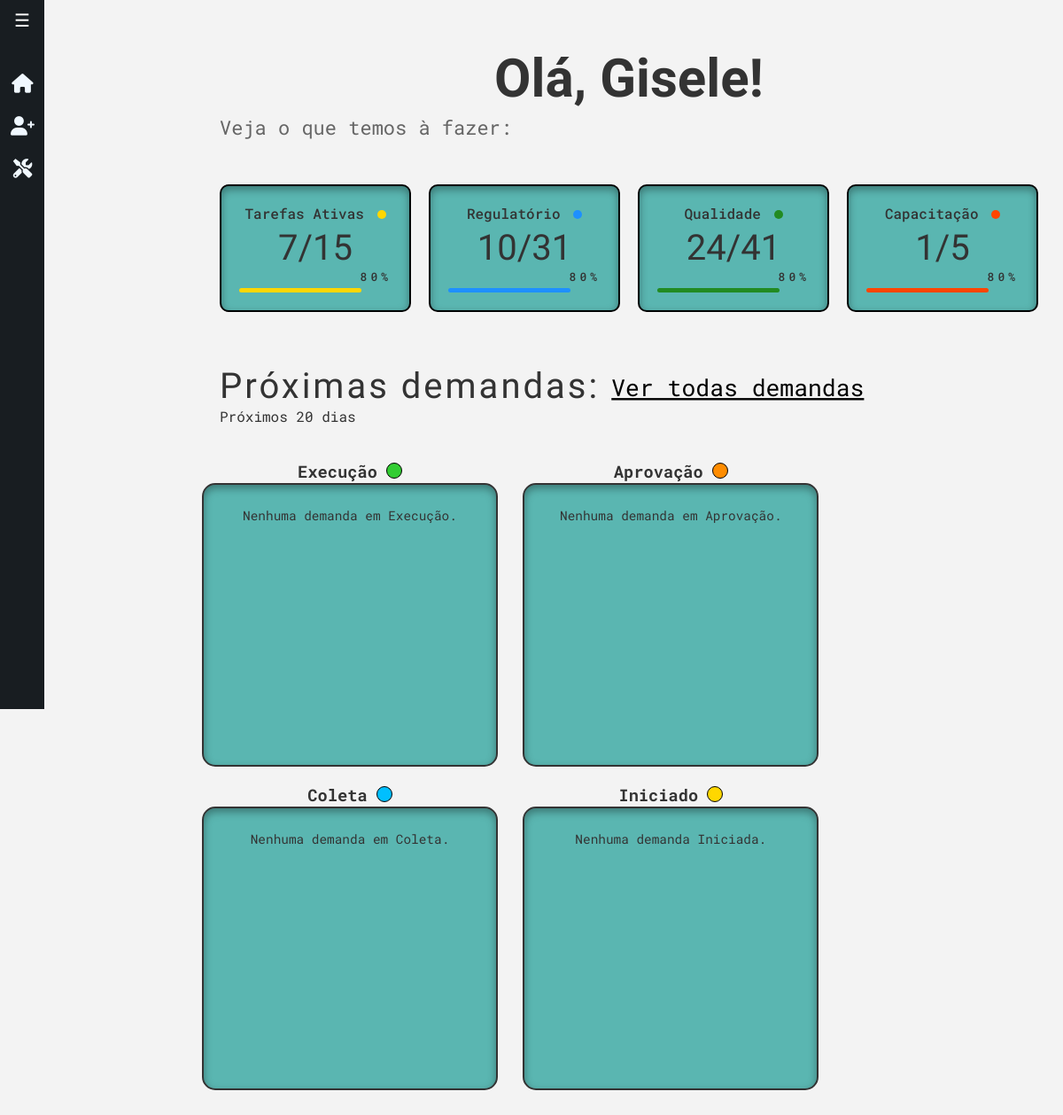
Page /ambielle/ on the earlier database version.
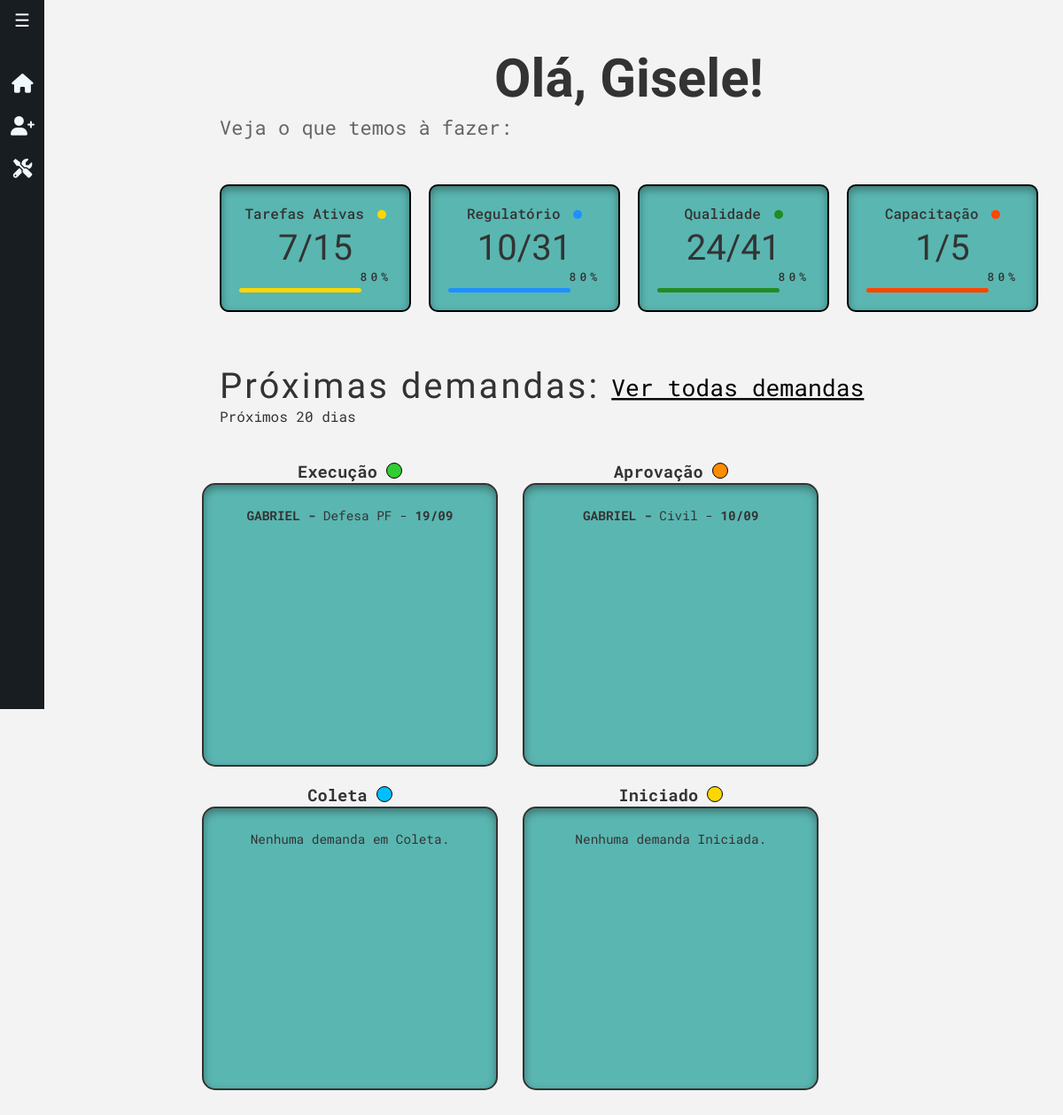
Same page on the later database version.
### workflow/models.py (models this page shows, shortened)
class Tarefa(models.Model):
    STATUS_CHOICES = [
        ('Iniciado', 'Iniciado'),
        ('Coleta De Informações', 'Coleta de Informações'),
        ('Execucao', 'Execução'),
        ('Aprovação Cliente', 'Aprovação Cliente'),
        ('Concluído', 'Concluído'),
        ('Encerrado', 'Encerrado'),
    ]
    TIPO_SERVICO_CHOICES = [
        ('Anvisa', 'Anvisa'),
        ('Civil', 'Civil'),
        ('Defesa PF', 'Defesa PF'),
        ('Exército', 'Exército'),
        ('Gestão de Processos', 'Gestão de Processos'),
        ('Ibama', 'Ibama'),
        ('ISO 9001', 'ISO 9001'),
        ('IAT', 'IAT'),
        ('Liderança', 'Liderança'),
        ('Mapa Da PF', 'Mapa Da PF'),
        ('Polícia Federal', 'Polícia Federal'),
        ('PRODIR', 'PRODIR'),
        ('RDC Anvisa', 'RDC Anvisa'),
        ('Recursos Humanos', 'Recursos Humanos'),
        ('Regulatório', 'Regulatório'),
        ('SASSMAQ', 'SASSMAQ'),
        ('SINIR', 'SINIR'),
        ('Treinamento (E-book)', 'Treinamento (E-book)'),
        ('Treinamento (On-line)', 'Treinamento (On-line)'),
        ('Treinamento (Presencial)', 'Treinamento (Presencial)'),
    ]
    tipo_servico = models.CharField(max_length=50, choices=TIPO_SERVICO_CHOICES, default='ANVISA')
    cliente = models.ForeignKey(Cliente, on_delete=models.CASCADE)
    status = models.CharField(max_length=50, choices=STATUS_CHOICES, default='iniciado')
    data_inicio = models.DateField(default=timezone.now)
    prazo_final = models.DateField(null=True, blank=True)
    observacoes = models.TextField(blank=True, null=True)

class Cliente(models.Model):
    nome = models.CharField(max_length=255)
    endereco = models.CharField(max_length=255)
    razao_social = models.CharField(max_length=255, blank=True, null=True)
    telefone = models.CharField(max_length=15)
    email = models.EmailField()
    contato_principal = models.CharField(max_length=255)
    contato_secundario = models.CharField(max_length=255, blank=True, null=True)
    proposta_link = models.URLField(blank=True, null=True)
    def __str__(self):
        return f"{self.nome}"

### workflow/views/getPage.py (the view)
# urls.py: path('ambielle/', views.index, name='index'),
def index(request):
    title = 'Home'
    hoje = timezone.now().date()
    data_limite = hoje + timedelta(days=20)
    demandas_execucao = Tarefa.objects.filter(status='Execucao', prazo_final__lte=data_limite).order_by('prazo_final')
    demandas_aprovacao = Tarefa.objects.filter(status='Aprovação Cliente', prazo_final__lte=data_limite).order_by('prazo_final')
    demandas_coleta = Tarefa.objects.filter(status='Coleta de Informações', prazo_final__lte=data_limite).order_by('prazo_final')
    demandas_iniciado = Tarefa.objects.filter(status='Iniciado', prazo_final__lte=data_limite).order_by('prazo_final')
    context ={
        'title': title,
        'demandas_execucao': demandas_execucao,
        'demandas_aprovacao': demandas_aprovacao,
        'demandas_coleta': demandas_coleta,
        'demandas_iniciado': demandas_iniciado,
    }
    return render(
        request,
        'workflow/home.html',
        context,
    )

### workflow/templates/workflow/home.html
{% extends 'global/base.html' %}
{% block content %}
  <div class="saudacao">
    <h1>Olá, <strong>Gisele!</strong></h1>
    <span>Veja o que temos à fazer:</span>
  </div>
<div class="container">
  <div class="card">
    <h2>Tarefas Ativas <span class="dot yellow"></span></h2>
    <div class="progress-info">
      <span class="numberof">7/15</span>
      <span class="percent">80%</span>
    </div>
    <div class="progress-bar yellow"></div>
  </div>
  <div class="card">
    <h2>Regulatório <span class="dot blue"></span></h2>
    <div class="progress-info">
      <span class="numberof">10/31</span>
      <span class="percent">80%</span>
    </div>
    <div class="progress-bar blue"></div>
  </div>
  <div class="card">
    <h2>Qualidade <span class="dot green"></span></h2>
    <div class="progress-info">
      <span class="numberof">24/41</span>
      <span class="percent">80%</span>
    </div>
    <div class="progress-bar green"></div>
  </div>
  <div class="card">
    <h2>Capacitação <span class="dot red"></span></h2>
    <div class="progress-info">
      <span class="numberof">1/5</span>
      <span class="percent">80%</span>
    </div>
    <div class="progress-bar red"></div>
  </div>
</div>
<div class="demand-container">
  <div class="prox-demanda">
    <div class="principal">
      <h2>Próximas demandas:</h2>
      <p>Próximos 20 dias</p>
    </div>
    <a href="#">Ver todas demandas</a>
  </div>
  <div class="demand-cards-wrapper">
    <div class="demand-cards-status">
      <div class="status">
        <h3>Execução <svg xmlns="http://www.w3.org/2000/svg" width="18" height="18" viewBox="0 0 18 18" fill="none">
            <circle cx="9" cy="9" r="8.5" fill="#32CD32" stroke="black" />
          </svg>
        </h3>
      </div>
      <div class="demand-card">
        {% for demanda in demandas_execucao %}
        <p><strong>{{ demanda.cliente|upper }} - </strong>{{ demanda.tipo_servico }}  -
          <strong>{{ demanda.prazo_final|date:"d/m" }}</strong></p>
        {% empty %}
        <p>Nenhuma demanda em Execução.</p>
        {% endfor %}
      </div>
    </div>
    <div class="demand-cards-status">
      <div class="status">
        <h3>Aprovação <svg xmlns="http://www.w3.org/2000/svg" width="18" height="19" viewBox="0 0 18 19" fill="none">
            <circle cx="9" cy="9.04138" r="8.5" fill="#FF8C00" stroke="black" />
          </svg></h3>
      </div>
      <div class="demand-card">
        {% for demanda in demandas_aprovacao %}
        <p><strong>{{ demanda.cliente|upper }} - </strong>{{ demanda.tipo_servico }} -
          <strong>{{ demanda.prazo_final|date:"d/m" }}</strong></p>
        {% empty %}
        <p>Nenhuma demanda em Aprovação.</p>
        {% endfor %}
      </div>
    </div>
    <div class="demand-cards-status">
      <div class="status">
        <h3>Coleta <svg xmlns="http://www.w3.org/2000/svg" width="18" height="18" viewBox="0 0 18 18" fill="none">
            <circle cx="9" cy="9" r="8.5" fill="#00BFFF" stroke="black" />
          </svg>
        </h3>
      </div>
      <div class="demand-card">
        {% for demanda in demandas_coleta %}
        <p><strong>{{ demanda.cliente|upper }} - </strong>{{ demanda.tipo_servico }} -
          <strong>{{ demanda.prazo_final|date:"d/m" }}</strong></p>
        {% empty %}
        <p>Nenhuma demanda em Coleta.</p>
        {% endfor %}
      </div>
    </div>
      <div class="demand-cards-status">
        <div class="status">
            <h3>Iniciado <svg xmlns="http://www.w3.org/2000/svg" width="18" height="18" viewBox="0 0 18 18" fill="none">
                    <circle cx="9" cy="9" r="8.5" fill="#FFD700" stroke="black"/>
                </svg></h3>
        </div>
        <div class="demand-card">
            {% for demanda in demandas_iniciado %}
            <p><strong>{{ demanda.cliente|upper }} - </strong>{{ demanda.tipo_servico }} - <strong>{{ demanda.prazo_final|date:"d/m" }}</strong></p>
            {% empty %}
            <p>Nenhuma demanda Iniciada.</p>
            {% endfor %}
        </div>
      </div>
  </div>
</div>
{% endblock %}

Differences in the rows shown:
added Tarefa: cliente "GABRIEL", tipo_servico "Defesa PF", prazo_final "19/09", shown under "Execução"
now on this page (row edited): Tarefa: cliente "GABRIEL", tipo_servico "Civil", prazo_final "10/09", shown under "Aprovação"
Other differences:
text no longer shown: "Nenhuma demanda em Execução. Nenhuma demanda em Aprovação."
